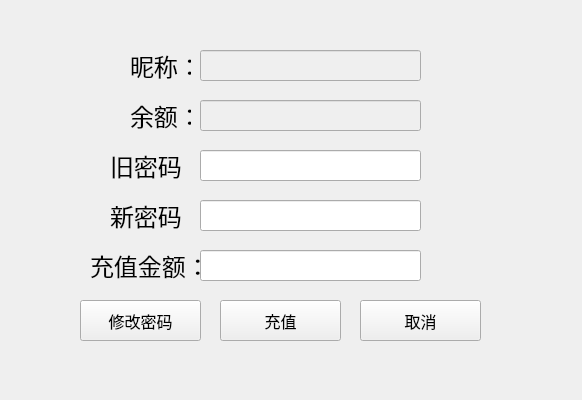
<?xml version="1.0" encoding="UTF-8"?>
<ui version="4.0">
 <class>ManageUser</class>
 <widget class="QWidget" name="ManageUser">
  <property name="geometry">
   <rect>
    <x>0</x>
    <y>0</y>
    <width>582</width>
    <height>400</height>
   </rect>
  </property>
  <property name="windowTitle">
   <string>Form</string>
  </property>
  <widget class="QPushButton" name="pushButton_2">
   <property name="geometry">
    <rect>
     <x>360</x>
     <y>300</y>
     <width>121</width>
     <height>41</height>
    </rect>
   </property>
   <property name="font">
    <font>
     <family>等线 Light</family>
     <pointsize>12</pointsize>
    </font>
   </property>
   <property name="text">
    <string>取消</string>
   </property>
  </widget>
  <widget class="QLabel" name="label_3">
   <property name="geometry">
    <rect>
     <x>110</x>
     <y>150</y>
     <width>81</width>
     <height>31</height>
    </rect>
   </property>
   <property name="font">
    <font>
     <family>等线 Light</family>
     <pointsize>18</pointsize>
    </font>
   </property>
   <property name="text">
    <string>旧密码：</string>
   </property>
  </widget>
  <widget class="QPushButton" name="changePasswdButton">
   <property name="enabled">
    <bool>true</bool>
   </property>
   <property name="geometry">
    <rect>
     <x>80</x>
     <y>300</y>
     <width>121</width>
     <height>41</height>
    </rect>
   </property>
   <property name="font">
    <font>
     <family>等线 Light</family>
     <pointsize>12</pointsize>
    </font>
   </property>
   <property name="text">
    <string>修改密码</string>
   </property>
  </widget>
  <widget class="QLineEdit" name="nickname">
   <property name="enabled">
    <bool>false</bool>
   </property>
   <property name="geometry">
    <rect>
     <x>200</x>
     <y>50</y>
     <width>221</width>
     <height>31</height>
    </rect>
   </property>
   <property name="font">
    <font>
     <family>Consolas</family>
     <pointsize>12</pointsize>
    </font>
   </property>
   <property name="text">
    <string/>
   </property>
  </widget>
  <widget class="QLabel" name="label_2">
   <property name="geometry">
    <rect>
     <x>130</x>
     <y>50</y>
     <width>61</width>
     <height>31</height>
    </rect>
   </property>
   <property name="font">
    <font>
     <family>等线 Light</family>
     <pointsize>18</pointsize>
    </font>
   </property>
   <property name="text">
    <string>昵称：</string>
   </property>
  </widget>
  <widget class="QLineEdit" name="oldPasswdInput">
   <property name="geometry">
    <rect>
     <x>200</x>
     <y>150</y>
     <width>221</width>
     <height>31</height>
    </rect>
   </property>
   <property name="font">
    <font>
     <family>Consolas</family>
     <pointsize>12</pointsize>
    </font>
   </property>
   <property name="text">
    <string/>
   </property>
  </widget>
  <widget class="QLabel" name="label_4">
   <property name="geometry">
    <rect>
     <x>110</x>
     <y>200</y>
     <width>81</width>
     <height>31</height>
    </rect>
   </property>
   <property name="font">
    <font>
     <family>等线 Light</family>
     <pointsize>18</pointsize>
    </font>
   </property>
   <property name="text">
    <string>新密码：</string>
   </property>
  </widget>
  <widget class="QLineEdit" name="newPasswdInput">
   <property name="geometry">
    <rect>
     <x>200</x>
     <y>200</y>
     <width>221</width>
     <height>31</height>
    </rect>
   </property>
   <property name="font">
    <font>
     <family>Consolas</family>
     <pointsize>12</pointsize>
    </font>
   </property>
   <property name="text">
    <string/>
   </property>
  </widget>
  <widget class="QLabel" name="label_5">
   <property name="geometry">
    <rect>
     <x>130</x>
     <y>100</y>
     <width>61</width>
     <height>31</height>
    </rect>
   </property>
   <property name="font">
    <font>
     <family>等线 Light</family>
     <pointsize>18</pointsize>
    </font>
   </property>
   <property name="text">
    <string>余额：</string>
   </property>
  </widget>
  <widget class="QLineEdit" name="balance">
   <property name="enabled">
    <bool>false</bool>
   </property>
   <property name="geometry">
    <rect>
     <x>200</x>
     <y>100</y>
     <width>221</width>
     <height>31</height>
    </rect>
   </property>
   <property name="font">
    <font>
     <family>Consolas</family>
     <pointsize>12</pointsize>
    </font>
   </property>
   <property name="text">
    <string/>
   </property>
  </widget>
  <widget class="QLabel" name="label_6">
   <property name="geometry">
    <rect>
     <x>90</x>
     <y>250</y>
     <width>111</width>
     <height>31</height>
    </rect>
   </property>
   <property name="font">
    <font>
     <family>等线 Light</family>
     <pointsize>18</pointsize>
    </font>
   </property>
   <property name="text">
    <string>充值金额：</string>
   </property>
  </widget>
  <widget class="QLineEdit" name="rechargeInput">
   <property name="geometry">
    <rect>
     <x>200</x>
     <y>250</y>
     <width>221</width>
     <height>31</height>
    </rect>
   </property>
   <property name="font">
    <font>
     <family>Consolas</family>
     <pointsize>12</pointsize>
    </font>
   </property>
   <property name="text">
    <string/>
   </property>
  </widget>
  <widget class="QPushButton" name="rechargeButton">
   <property name="enabled">
    <bool>true</bool>
   </property>
   <property name="geometry">
    <rect>
     <x>220</x>
     <y>300</y>
     <width>121</width>
     <height>41</height>
    </rect>
   </property>
   <property name="font">
    <font>
     <family>等线 Light</family>
     <pointsize>12</pointsize>
    </font>
   </property>
   <property name="text">
    <string>充值</string>
   </property>
  </widget>
 </widget>
 <resources/>
 <connections/>
</ui>
